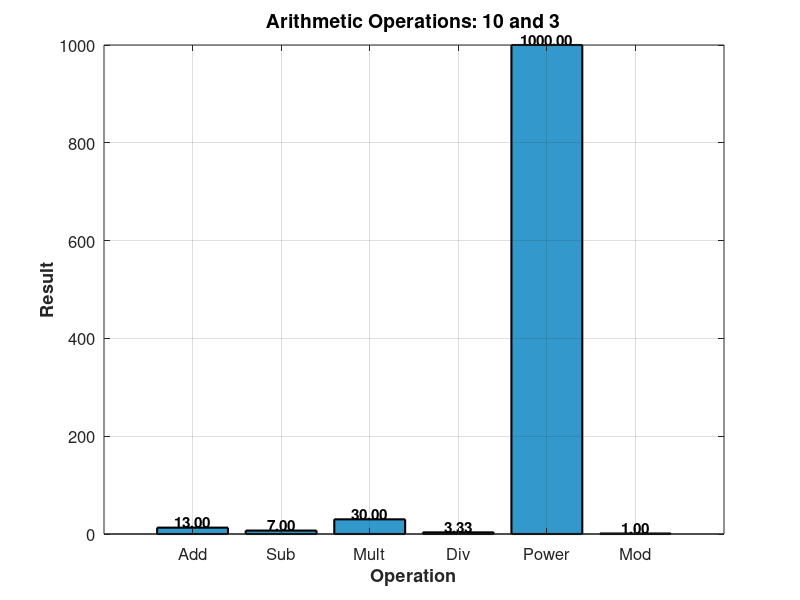
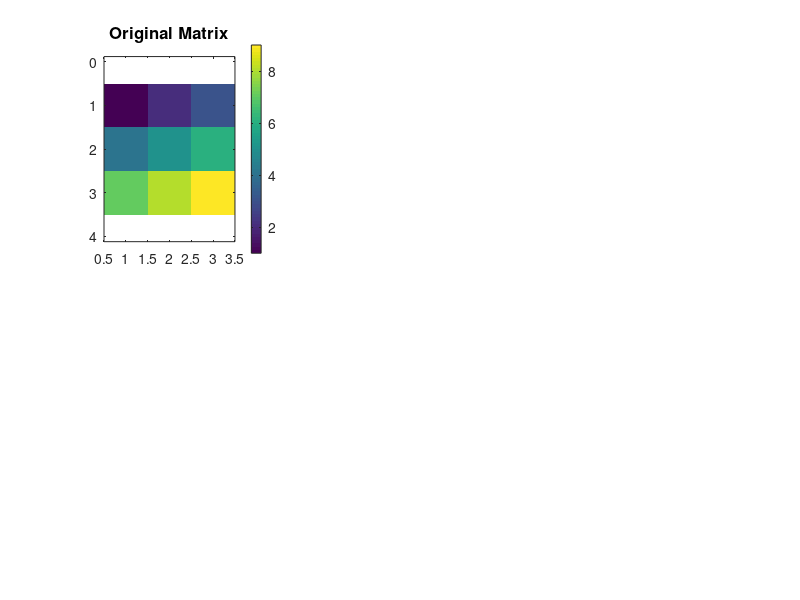

The MATLAB script that drew these images, in order: (Note: this script raises an error after producing the figures.)
%% MATLAB Fundamentals
% A comprehensive introduction to MATLAB programming with visualization
% This script covers essential MATLAB concepts along with plotting examples
%
% Course Overview:
% 1. Variables and Data Types
% 2. Vectors and Matrices
% 3. Array Operations
% 4. Control Structures
% 5. Functions
% 6. Introduction to Plotting
% 7. Advanced Plotting Techniques
% 8. File I/O
% 9. Error Handling
% 10. Practice Exercises

%% Clear workspace and command window
clear all;
close all;
clc;

%% 1. VARIABLES AND DATA TYPES

fprintf('=== SECTION 1: VARIABLES AND DATA TYPES ===\n\n');

% Scalar variables
age = 25;
temperature = 23.5;
name = 'Alice';
is_student = true;

fprintf('Name: %s (Type: %s)\n', name, class(name));
fprintf('Age: %d (Type: %s)\n', age, class(age));
fprintf('Temperature: %.1f (Type: %s)\n', temperature, class(temperature));
fprintf('Is student: %d (Type: %s)\n', is_student, class(is_student));

% Arithmetic operations
a = 10;
b = 3;

fprintf('\n--- Arithmetic Operations ---\n');
fprintf('Addition: %d + %d = %d\n', a, b, a + b);
fprintf('Subtraction: %d - %d = %d\n', a, b, a - b);
fprintf('Multiplication: %d * %d = %d\n', a, b, a * b);
fprintf('Division: %d / %d = %.2f\n', a, b, a / b);
fprintf('Power: %d ^ %d = %d\n', a, b, a ^ b);
fprintf('Modulus: mod(%d, %d) = %d\n', a, b, mod(a, b));

% Visualize arithmetic operations
operations = {'Add', 'Sub', 'Mult', 'Div', 'Power', 'Mod'};
results = [a+b, a-b, a*b, a/b, a^b, mod(a,b)];

figure('Name', 'Arithmetic Operations', 'Position', [100, 100, 1000, 500]);
bar(results, 'FaceColor', [0.2 0.6 0.8], 'EdgeColor', 'k', 'LineWidth', 1.5);
set(gca, 'XTickLabel', operations, 'FontSize', 12);
xlabel('Operation', 'FontSize', 13, 'FontWeight', 'bold');
ylabel('Result', 'FontSize', 13, 'FontWeight', 'bold');
title(sprintf('Arithmetic Operations: %d and %d', a, b), 'FontSize', 14, 'FontWeight', 'bold');
grid on;
% Add value labels on bars
for i = 1:length(results)
    text(i, results(i), sprintf('%.2f', results(i)), ...
        'HorizontalAlignment', 'center', 'VerticalAlignment', 'bottom', ...
        'FontSize', 11, 'FontWeight', 'bold');
end

%% 2. VECTORS AND MATRICES

fprintf('\n=== SECTION 2: VECTORS AND MATRICES ===\n\n');

% Row vector
row_vector = [1, 2, 3, 4, 5];
fprintf('Row vector: ');
disp(row_vector);

% Column vector
col_vector = [1; 2; 3; 4; 5];
fprintf('Column vector:\n');
disp(col_vector);

% Matrix
matrix = [1, 2, 3; 4, 5, 6; 7, 8, 9];
fprintf('Matrix:\n');
disp(matrix);

% Matrix operations
fprintf('Matrix dimensions: %d x %d\n', size(matrix, 1), size(matrix, 2));
fprintf('Matrix transpose:\n');
disp(matrix');

% Creating special matrices
zeros_mat = zeros(3, 3);
ones_mat = ones(3, 3);
identity_mat = eye(3);
random_mat = rand(3, 3);

fprintf('Zeros matrix:\n');
disp(zeros_mat);

% Visualize matrices
figure('Name', 'Matrix Visualizations', 'Position', [100, 100, 1200, 800]);

subplot(2, 3, 1);
imagesc(matrix);
colorbar;
title('Original Matrix', 'FontSize', 12, 'FontWeight', 'bold');
axis equal tight;
colormap(gca, 'parula');

subplot(2, 3, 2);
imagesc(ones_mat);
colorbar;
title('Ones Matrix', 'FontSize', 12, 'FontWeight', 'bold');
axis equal tight;

subplot(2, 3, 3);
imagesc(identity_mat);
colorbar;
title('Identity Matrix', 'FontSize', 12, 'FontWeight', 'bold');
axis equal tight;

subplot(2, 3, 4);
imagesc(random_mat);
colorbar;
title('Random Matrix', 'FontSize', 12, 'FontWeight', 'bold');
axis equal tight;

subplot(2, 3, 5);
bar3(matrix);
title('3D Bar Plot of Matrix', 'FontSize', 12, 'FontWeight', 'bold');
xlabel('Column');
ylabel('Row');
zlabel('Value');

subplot(2, 3, 6);
surf(random_mat);
title('Surface Plot of Random Matrix', 'FontSize', 12, 'FontWeight', 'bold');
xlabel('Column');
ylabel('Row');
zlabel('Value');
colorbar;

%% 3. ARRAY OPERATIONS

fprintf('\n=== SECTION 3: ARRAY OPERATIONS ===\n\n');

% Create arrays
x = 1:10;  % Vector from 1 to 10
y = linspace(0, 2*pi, 100);  % 100 points from 0 to 2π

fprintf('Array x (1 to 10):\n');
disp(x);

% Element-wise operations
squares = x.^2;
cubes = x.^3;

fprintf('Squares: ');
disp(squares);
fprintf('Cubes: ');
disp(cubes);

% Array indexing
fprintf('\nFirst element: %d\n', x(1));
fprintf('Last element: %d\n', x(end));
fprintf('Elements 3 to 7: ');
disp(x(3:7));

% Visualize element-wise operations
figure('Name', 'Array Operations', 'Position', [100, 100, 1200, 500]);

subplot(1, 2, 1);
plot(x, squares, 'o-', 'LineWidth', 2, 'MarkerSize', 8, 'Color', [0.2 0.4 0.8]);
hold on;
plot(x, cubes, 's-', 'LineWidth', 2, 'MarkerSize', 8, 'Color', [0.8 0.2 0.2]);
xlabel('x', 'FontSize', 12, 'FontWeight', 'bold');
ylabel('y', 'FontSize', 12, 'FontWeight', 'bold');
title('Squares vs Cubes', 'FontSize', 13, 'FontWeight', 'bold');
legend('x^2', 'x^3', 'Location', 'northwest', 'FontSize', 11);
grid on;
hold off;

subplot(1, 2, 2);
% Trigonometric functions
plot(y, sin(y), 'LineWidth', 2, 'DisplayName', 'sin(x)');
hold on;
plot(y, cos(y), 'LineWidth', 2, 'DisplayName', 'cos(x)');
xlabel('x (radians)', 'FontSize', 12, 'FontWeight', 'bold');
ylabel('y', 'FontSize', 12, 'FontWeight', 'bold');
title('Trigonometric Functions', 'FontSize', 13, 'FontWeight', 'bold');
legend('Location', 'northeast', 'FontSize', 11);
grid on;
hold off;

%% 4. CONTROL STRUCTURES

fprintf('\n=== SECTION 4: CONTROL STRUCTURES ===\n\n');

% If-else statements
fprintf('--- Conditional Statements ---\n');
score = 85;

if score >= 90
    grade = 'A';
elseif score >= 80
    grade = 'B';
elseif score >= 70
    grade = 'C';
elseif score >= 60
    grade = 'D';
else
    grade = 'F';
end

fprintf('Score: %d, Grade: %s\n', score, grade);

% For loops
fprintf('\n--- For Loops ---\n');
fprintf('Counting to 5:\n');
for i = 1:5
    fprintf('%d ', i);
end
fprintf('\n');

% Generate Fibonacci sequence
n = 15;
fib = zeros(1, n);
fib(1) = 0;
fib(2) = 1;

for i = 3:n
    fib(i) = fib(i-1) + fib(i-2);
end

fprintf('Fibonacci sequence (first %d terms):\n', n);
disp(fib);

% While loops
fprintf('\n--- While Loops ---\n');
count = 1;
fprintf('Powers of 2 less than 100:\n');
while 2^count < 100
    fprintf('%d ', 2^count);
    count = count + 1;
end
fprintf('\n');

% Visualize control structures
figure('Name', 'Control Structures', 'Position', [100, 100, 1200, 500]);

% Temperature categories
subplot(1, 2, 1);
temperatures = [5, 15, 25, 35, 45];
categories = cell(1, length(temperatures));
colors_map = zeros(length(temperatures), 3);

for i = 1:length(temperatures)
    temp = temperatures(i);
    if temp < 10
        categories{i} = 'Cold';
        colors_map(i, :) = [0.2 0.4 0.8];  % Blue
    elseif temp < 20
        categories{i} = 'Cool';
        colors_map(i, :) = [0.4 0.8 0.8];  % Cyan
    elseif temp < 30
        categories{i} = 'Warm';
        colors_map(i, :) = [0.9 0.9 0.2];  % Yellow
    else
        categories{i} = 'Hot';
        colors_map(i, :) = [0.8 0.2 0.2];  % Red
    end
end

bar(temperatures, 'FaceColor', 'flat', 'CData', colors_map, 'EdgeColor', 'k', 'LineWidth', 1.5);
xlabel('Sample', 'FontSize', 12, 'FontWeight', 'bold');
ylabel('Temperature (°C)', 'FontSize', 12, 'FontWeight', 'bold');
title('Temperature Categories', 'FontSize', 13, 'FontWeight', 'bold');
set(gca, 'XTickLabel', {'T1', 'T2', 'T3', 'T4', 'T5'});
grid on;

% Add labels
for i = 1:length(temperatures)
    text(i, temperatures(i), sprintf('%s\n%d°C', categories{i}, temperatures(i)), ...
        'HorizontalAlignment', 'center', 'VerticalAlignment', 'bottom', ...
        'FontSize', 10, 'FontWeight', 'bold');
end

% Fibonacci visualization
subplot(1, 2, 2);
semilogy(1:n, fib, 'o-', 'LineWidth', 2, 'MarkerSize', 8, 'Color', [0.6 0.2 0.8]);
xlabel('Index', 'FontSize', 12, 'FontWeight', 'bold');
ylabel('Value (log scale)', 'FontSize', 12, 'FontWeight', 'bold');
title('Fibonacci Sequence', 'FontSize', 13, 'FontWeight', 'bold');
grid on;

%% 5. FUNCTIONS

fprintf('\n=== SECTION 5: FUNCTIONS ===\n\n');

% Define functions at the end of the script

% Call custom functions
fprintf('--- Custom Functions ---\n');

% Linear function
x_vals = -5:0.1:5;
y_linear = arrayfun(@(x) linear_func(x, 2, 1), x_vals);
fprintf('Linear function: y = 2x + 1\n');

% Quadratic function
y_quad = arrayfun(@(x) quadratic_func(x, 0.5, 0, 0), x_vals);
fprintf('Quadratic function: y = 0.5x^2\n');

% Exponential function
y_exp = arrayfun(@(x) exponential_func(x, 1, 0.2), x_vals);
fprintf('Exponential function: y = e^(0.2x)\n');

% Statistical functions
data = randn(1, 100) * 15 + 50;
[mean_val, median_val, std_val] = calculate_stats(data);
fprintf('\nStatistical Analysis:\n');
fprintf('Mean: %.2f\n', mean_val);
fprintf('Median: %.2f\n', median_val);
fprintf('Standard Deviation: %.2f\n', std_val);

% Visualize functions
figure('Name', 'Mathematical Functions', 'Position', [100, 100, 1400, 500]);

subplot(1, 3, 1);
plot(x_vals, y_linear, 'LineWidth', 2, 'Color', [0.2 0.4 0.8]);
xlabel('x', 'FontSize', 11, 'FontWeight', 'bold');
ylabel('y', 'FontSize', 11, 'FontWeight', 'bold');
title('Linear: y = 2x + 1', 'FontSize', 12, 'FontWeight', 'bold');
grid on;

subplot(1, 3, 2);
plot(x_vals, y_quad, 'LineWidth', 2, 'Color', [0.2 0.8 0.4]);
xlabel('x', 'FontSize', 11, 'FontWeight', 'bold');
ylabel('y', 'FontSize', 11, 'FontWeight', 'bold');
title('Quadratic: y = 0.5x^2', 'FontSize', 12, 'FontWeight', 'bold');
grid on;

subplot(1, 3, 3);
plot(x_vals, y_exp, 'LineWidth', 2, 'Color', [0.8 0.2 0.2]);
xlabel('x', 'FontSize', 11, 'FontWeight', 'bold');
ylabel('y', 'FontSize', 11, 'FontWeight', 'bold');
title('Exponential: y = e^{0.2x}', 'FontSize', 12, 'FontWeight', 'bold');
grid on;

% Visualize statistics
figure('Name', 'Statistical Analysis', 'Position', [100, 100, 1200, 500]);

subplot(1, 2, 1);
histogram(data, 20, 'FaceColor', [0.4 0.6 0.8], 'EdgeColor', 'k');
hold on;
yl = ylim;
plot([mean_val mean_val], yl, 'r--', 'LineWidth', 2, 'DisplayName', sprintf('Mean: %.2f', mean_val));
plot([median_val median_val], yl, 'g--', 'LineWidth', 2, 'DisplayName', sprintf('Median: %.2f', median_val));
xlabel('Value', 'FontSize', 11, 'FontWeight', 'bold');
ylabel('Frequency', 'FontSize', 11, 'FontWeight', 'bold');
title('Data Distribution', 'FontSize', 13, 'FontWeight', 'bold');
legend('Location', 'northeast', 'FontSize', 10);
grid on;
hold off;

subplot(1, 2, 2);
boxplot(data, 'Widths', 0.5);
ylabel('Value', 'FontSize', 11, 'FontWeight', 'bold');
title('Box Plot', 'FontSize', 13, 'FontWeight', 'bold');
grid on;

%% 6. INTRODUCTION TO PLOTTING

fprintf('\n=== SECTION 6: INTRODUCTION TO PLOTTING ===\n\n');

% Basic 2D plots
t = 0:0.01:2*pi;
y1 = sin(t);
y2 = cos(t);

figure('Name', 'Basic 2D Plots', 'Position', [100, 100, 1400, 900]);

% Line plot
subplot(2, 3, 1);
plot(t, y1, 'LineWidth', 2);
xlabel('Time (radians)', 'FontSize', 10);
ylabel('Amplitude', 'FontSize', 10);
title('Sine Wave', 'FontSize', 12, 'FontWeight', 'bold');
grid on;

% Multiple lines
subplot(2, 3, 2);
plot(t, y1, 'b-', t, y2, 'r--', 'LineWidth', 2);
xlabel('Time (radians)', 'FontSize', 10);
ylabel('Amplitude', 'FontSize', 10);
title('Sine and Cosine', 'FontSize', 12, 'FontWeight', 'bold');
legend('sin(t)', 'cos(t)', 'Location', 'northeast');
grid on;

% Scatter plot
subplot(2, 3, 3);
x_scatter = randn(50, 1);
y_scatter = 2*x_scatter + randn(50, 1)*0.5;
scatter(x_scatter, y_scatter, 50, 'filled', 'MarkerFaceAlpha', 0.6);
xlabel('X', 'FontSize', 10);
ylabel('Y', 'FontSize', 10);
title('Scatter Plot', 'FontSize', 12, 'FontWeight', 'bold');
grid on;

% Bar plot
subplot(2, 3, 4);
categories = {'A', 'B', 'C', 'D', 'E'};
values = [23, 45, 32, 67, 41];
bar(values, 'FaceColor', [0.3 0.6 0.8], 'EdgeColor', 'k', 'LineWidth', 1.5);
set(gca, 'XTickLabel', categories);
ylabel('Value', 'FontSize', 10);
title('Bar Chart', 'FontSize', 12, 'FontWeight', 'bold');
grid on;

% Stem plot
subplot(2, 3, 5);
stem(1:10, rand(1, 10), 'LineWidth', 2, 'MarkerSize', 8);
xlabel('Index', 'FontSize', 10);
ylabel('Value', 'FontSize', 10);
title('Stem Plot', 'FontSize', 12, 'FontWeight', 'bold');
grid on;

% Area plot
subplot(2, 3, 6);
area(t, abs(sin(t)), 'FaceColor', [0.8 0.4 0.4], 'EdgeColor', 'k', 'LineWidth', 1.5);
xlabel('Time (radians)', 'FontSize', 10);
ylabel('Amplitude', 'FontSize', 10);
title('Area Plot', 'FontSize', 12, 'FontWeight', 'bold');
grid on;

%% 7. ADVANCED PLOTTING TECHNIQUES

fprintf('\n=== SECTION 7: ADVANCED PLOTTING TECHNIQUES ===\n\n');

% 3D plots
figure('Name', '3D Visualizations', 'Position', [100, 100, 1400, 600]);

% 3D line plot
subplot(1, 3, 1);
t_3d = 0:pi/50:10*pi;
x_3d = sin(t_3d);
y_3d = cos(t_3d);
z_3d = t_3d;
plot3(x_3d, y_3d, z_3d, 'LineWidth', 2);
xlabel('X', 'FontSize', 10);
ylabel('Y', 'FontSize', 10);
zlabel('Z', 'FontSize', 10);
title('3D Spiral', 'FontSize', 12, 'FontWeight', 'bold');
grid on;
view(3);

% 3D scatter
subplot(1, 3, 2);
x_scatter3 = randn(100, 1);
y_scatter3 = randn(100, 1);
z_scatter3 = x_scatter3.^2 + y_scatter3.^2;
scatter3(x_scatter3, y_scatter3, z_scatter3, 50, z_scatter3, 'filled');
colorbar;
xlabel('X', 'FontSize', 10);
ylabel('Y', 'FontSize', 10);
zlabel('Z', 'FontSize', 10);
title('3D Scatter Plot', 'FontSize', 12, 'FontWeight', 'bold');
grid on;

% 3D surface
subplot(1, 3, 3);
[X, Y] = meshgrid(-5:0.2:5, -5:0.2:5);
Z = sin(sqrt(X.^2 + Y.^2));
surf(X, Y, Z, 'EdgeColor', 'none');
colormap('jet');
colorbar;
xlabel('X', 'FontSize', 10);
ylabel('Y', 'FontSize', 10);
zlabel('Z', 'FontSize', 10);
title('3D Surface Plot', 'FontSize', 12, 'FontWeight', 'bold');
shading interp;
view(3);

% Contour plots
figure('Name', 'Contour Plots', 'Position', [100, 100, 1200, 500]);

subplot(1, 2, 1);
contour(X, Y, Z, 20);
colorbar;
xlabel('X', 'FontSize', 11);
ylabel('Y', 'FontSize', 11);
title('Contour Plot', 'FontSize', 13, 'FontWeight', 'bold');
grid on;

subplot(1, 2, 2);
contourf(X, Y, Z, 20);
colorbar;
xlabel('X', 'FontSize', 11);
ylabel('Y', 'FontSize', 11);
title('Filled Contour Plot', 'FontSize', 13, 'FontWeight', 'bold');

%% 8. FILE I/O

fprintf('\n=== SECTION 8: FILE I/O ===\n\n');

% Write data to file
data_to_save = 1:10;
filename = 'matlab_data.txt';

fileID = fopen(filename, 'w');
fprintf(fileID, '%d\n', data_to_save);
fclose(fileID);

fprintf('Data written to %s\n', filename);

% Read data from file
fileID = fopen(filename, 'r');
data_from_file = fscanf(fileID, '%d');
fclose(fileID);

fprintf('Data read from file:\n');
disp(data_from_file');

% Plot the data
figure('Name', 'File I/O Data', 'Position', [100, 100, 800, 500]);
plot(data_from_file, 'o-', 'LineWidth', 2, 'MarkerSize', 10, 'Color', [0.2 0.6 0.2]);
xlabel('Index', 'FontSize', 11, 'FontWeight', 'bold');
ylabel('Value', 'FontSize', 11, 'FontWeight', 'bold');
title('Data from File', 'FontSize', 13, 'FontWeight', 'bold');
grid on;

%% 9. ERROR HANDLING

fprintf('\n=== SECTION 9: ERROR HANDLING ===\n\n');

fprintf('--- Safe Division Examples ---\n');

% Test safe division
test_pairs = [10, 2; 10, 0; 15, 3; 20, 4];

results = zeros(size(test_pairs, 1), 1);
for i = 1:size(test_pairs, 1)
    results(i) = safe_divide(test_pairs(i, 1), test_pairs(i, 2));
end

% Plot valid results
valid_idx = ~isnan(results);
valid_results = results(valid_idx);

figure('Name', 'Error Handling', 'Position', [100, 100, 800, 500]);
bar(find(valid_idx), valid_results, 'FaceColor', [0.3 0.5 0.7], 'EdgeColor', 'k', 'LineWidth', 1.5);
xlabel('Test Case', 'FontSize', 11, 'FontWeight', 'bold');
ylabel('Result', 'FontSize', 11, 'FontWeight', 'bold');
title('Valid Division Results', 'FontSize', 13, 'FontWeight', 'bold');
grid on;

%% 10. PRACTICE EXERCISES

fprintf('\n=== SECTION 10: PRACTICE EXERCISES ===\n\n');
fprintf('Try these exercises:\n');
fprintf('1. Create a function to find prime numbers up to N and plot them\n');
fprintf('2. Implement temperature conversion (C, F, K) with plotting\n');
fprintf('3. Create an animated plot of a sine wave\n');
fprintf('4. Generate and visualize random walk data\n\n');

fprintf('=== END OF TUTORIAL ===\n');
fprintf('Congratulations! You''ve completed the MATLAB fundamentals course.\n\n');

%% FUNCTION DEFINITIONS

% Linear function
function y = linear_func(x, m, b)
    % y = mx + b
    y = m * x + b;
end

% Quadratic function
function y = quadratic_func(x, a, b, c)
    % y = ax^2 + bx + c
    y = a * x^2 + b * x + c;
end

% Exponential function
function y = exponential_func(x, a, b)
    % y = a * e^(bx)
    y = a * exp(b * x);
end

% Calculate statistics
function [mean_val, median_val, std_val] = calculate_stats(data)
    % Calculate mean, median, and standard deviation
    mean_val = mean(data);
    median_val = median(data);
    std_val = std(data);
end

% Safe division with error handling
function result = safe_divide(a, b)
    % Safely divide two numbers
    try
        if b == 0
            warning('Division by zero! Returning NaN.');
            result = NaN;
        else
            result = a / b;
            fprintf('%d / %d = %.2f\n', a, b, result);
        end
    catch ME
        warning('Error occurred: %s. Returning NaN.', ME.message);
        result = NaN;
    end
end
